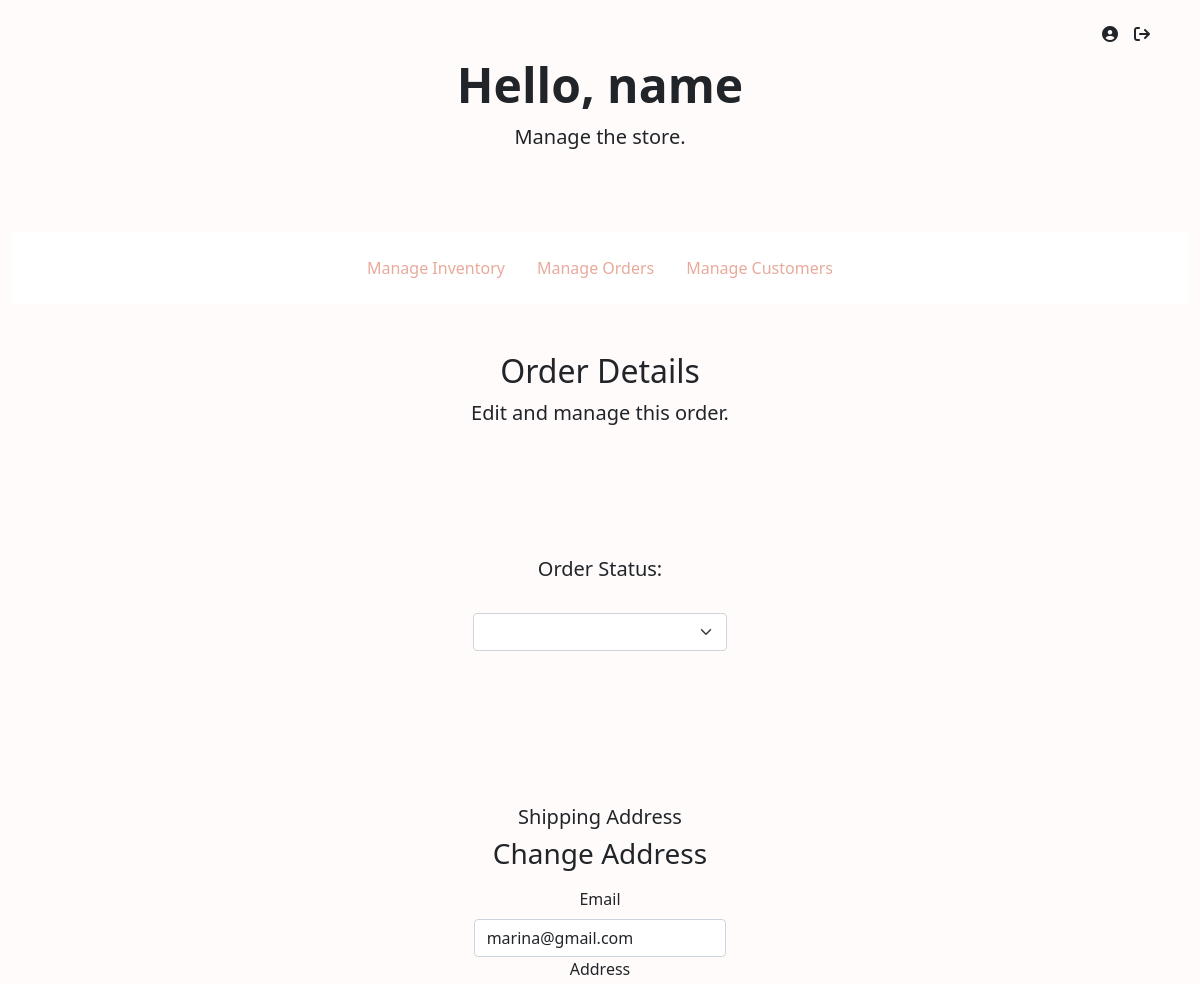
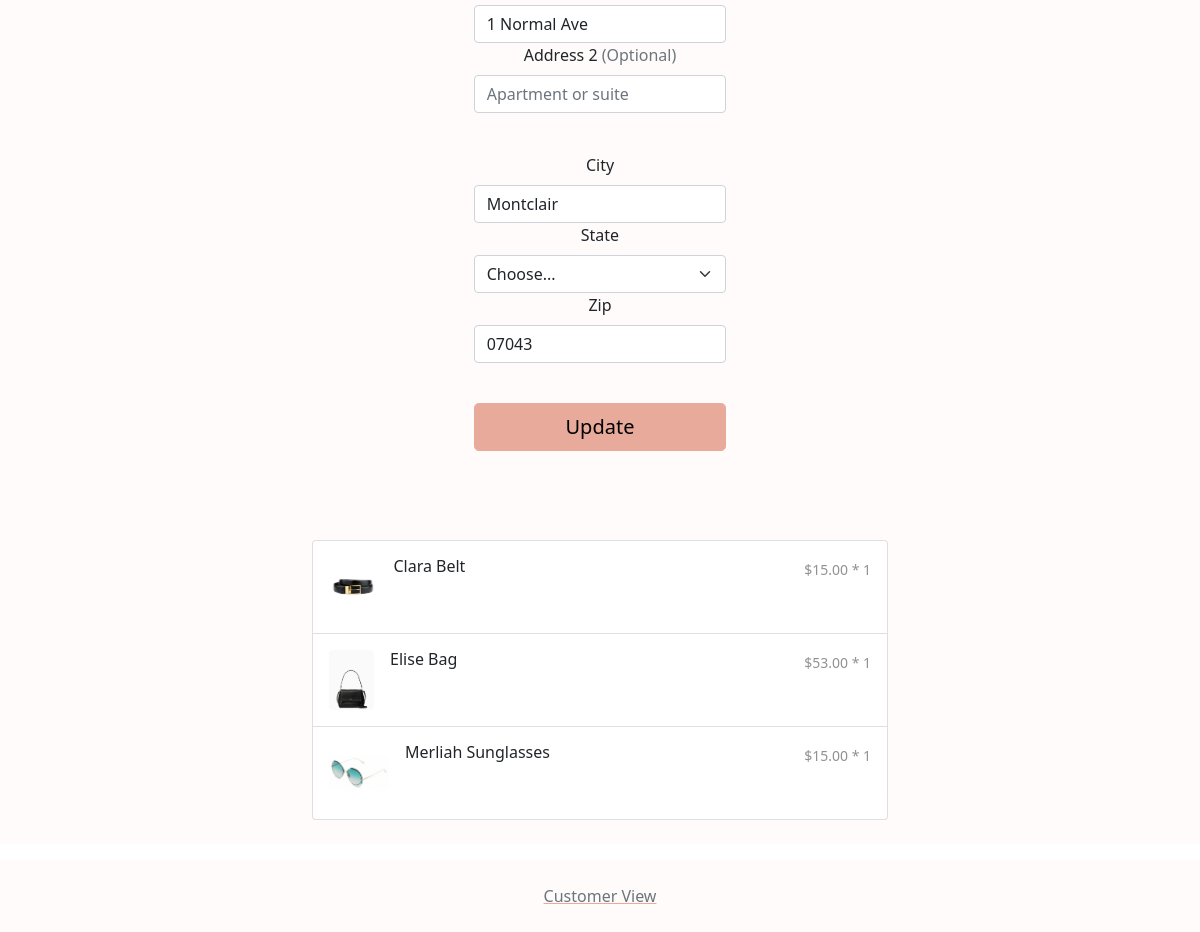
/admin/?action=order-details&orderid=0000000055 (signed in), run on the app's committed database (2 pictures, top to bottom).
### tables this page shows
CREATE TABLE `orders` (
  `orderID` int(10) UNSIGNED ZEROFILL NOT NULL,
  `customerID` int(10) UNSIGNED ZEROFILL DEFAULT NULL,
  `email` varchar(60) NOT NULL,
  `itemsPrice` decimal(7,2) UNSIGNED NOT NULL,
  `shipping` decimal(4,2) UNSIGNED NOT NULL,
  `tax` decimal(4,2) UNSIGNED NOT NULL,
  `status` varchar(15) NOT NULL,
  `timePlaced` timestamp NOT NULL DEFAULT current_timestamp(),
  `shipFirstName` varchar(30) NOT NULL,
  `shipLastName` varchar(30) NOT NULL,
  `shipStreet` varchar(30) NOT NULL,
  `shipStreet2` varchar(30) DEFAULT NULL,
  `shipCity` varchar(30) NOT NULL,
  `shipState` char(2) NOT NULL,
  `shipZip` int(5) UNSIGNED ZEROFILL NOT NULL
);

CREATE TABLE `order_items` (
  `orderID` int(10) UNSIGNED ZEROFILL NOT NULL,
  `itemID` int(10) UNSIGNED ZEROFILL NOT NULL,
  `quantity` int(3) UNSIGNED NOT NULL,
  `price` decimal(5,2) UNSIGNED NOT NULL
);

CREATE TABLE `item` (
  `itemID` int(10) UNSIGNED ZEROFILL NOT NULL,
  `name` varchar(30) NOT NULL,
  `price` decimal(5,2) UNSIGNED NOT NULL,
  `quantity` int(3) UNSIGNED NOT NULL,
  `category` varchar(15) NOT NULL,
  `color` varchar(15) NOT NULL,
  `material` varchar(15) NOT NULL,
  `description` text DEFAULT NULL,
  `tags` text DEFAULT NULL
);

### function/customer-db.php (called while the page is built, shortened)
<?php
function getOrderDetails($orderID)
{
    global $db;
    $query = 'SELECT * FROM `orders` WHERE `orderID` = :orderID';
    $statement = $db->prepare($query);
    $statement->bindValue(':orderID', $orderID);
    $statement->execute();
    $orderInfo = $statement->fetch();
    return $orderInfo;
}
function getOrderItems($orderID)
{
    global $db;
    $query = 'SELECT `order_items`.*, `item`.`name` FROM `order_items` INNER JOIN `item` ON `order_items`.`itemID` = `item`.`itemID`  WHERE `orderID` = :orderID';
    $statement = $db->prepare($query);
    $statement->bindValue(':orderID', $orderID);
    $statement->execute();
    $items = $statement->fetchAll();
    return $items;
}

### function/store-db.php (called while the page is built, shortened)
<?php
function getItemImage($itemID)
{
    $path = "media/purse.jpg";
    $exts = array('bmp', 'png', 'jpg', 'jpeg');
    foreach ($exts as $ext) {
        if (file_exists("../media/" . $itemID . "." . $ext)) {
            $path = "../media/" . $itemID . "." . $ext;
        }
    }
    return $path;
}

### admin/page/order-details.php (the view, shortened to what this page needs)
<?php
include 'admin-view/header.php';
include 'admin-view/navigation.php';
?>
<div class="py-5 text-center">
    <h2>Order Details</h2>
    <p class="lead">Edit and manage this order.</p>
</div>
<div class="container-fluid">
    <div class="py-5 text-center w-25 mx-auto">
        <div class="card bg-light sticky-top mb-4 border-light" style="top: 72px">
            <div class="card-body">
                <h5 class="card-title">Order Status: </h5>
                <select class="form-select" id="status" required>
                    <option value="<?php echo $order['status'] ?>"></option>
                    <option>Ordered</option>
                </select>
            </div>
        </div>
    </div>
    <div class="py-5 text-center w-75 mx-auto">
        <div class="card bg-light sticky-top mb-4 border-light" style="top: 72px">
            <div class="card-body">
                <h5 class="card-title">Shipping Address</h5>
                <div class="container text-center">
                    <div class="row">
                        <div class="col-sm-4"></div>
                        <div class="col-sm-4">
                            <form action="." method="post">
                                <h5 class="h3 mb-3 fw-normal">Change Address</h5>
                                <div class="col-12">
                                    <label for="email" class="form-label">Email </label>
                                    <input type="email" class="form-control" id="email" placeholder="you@example.com" value="<?php echo $order['email'] ?>">
                                </div>
                                <div class="col-12">
                                    <label for="shipStreet" class="form-label">Address</label>
                                    <input type="text" class="form-control" id="shipStreet" placeholder="1234 Main St" value="<?php echo $order['shipStreet'] ?>" required>
                                </div>
                                <div class="col-12">
                                    <label for="shipStreet2" class="form-label">Address 2 <span class="text-muted">(Optional)</span></label>
                                    <input type="text" class="form-control" id="shipStreet2" placeholder="Apartment or suite" value="<?php echo $order['shipStreet2'] ?>" required>
                                </div>
                                <p><br></p>
                                <div class="col-12">
                                    <label for="shipCity" class="form-label">City</label>
                                    <input type="text" class="form-control" id="shipCity" placeholder="1234 Main St" value="<?php echo $order['shipCity'] ?>" required>
                                </div>
                                <div class="col-12">
                                    <label for="state" class="form-label">State</label>
                                    <select class="form-select" id="state" required>
                                        <option value="<?php echo $order['shipState'] ?>">Choose...</option>
                                    </select>
                                </div>
                                <div class="col-12">
                                    <label for="shipZip" class="form-label">Zip</label>
                                    <input type="text" class="form-control" id="shipZip" placeholder="" value="<?php echo $order['shipZip'] ?>" required>
                                </div>
                                <p><br></p>
                                <button class="w-100 btn btn-primary btn-lg" type="submit" name="updateOrder">Update</button>
                            </form>
                        </div>
                    </div>
                </div>
            </div>
        </div>
    </div>
    <div class="list-group w-50 mx-auto">
        <?php
        foreach ($items as $item) { ?>
            <a href=".?action=product&itemid=<?php echo $item['itemID'] ?>#view" class="list-group-item list-group-item-action d-flex gap-3 py-3" aria-current="true">
                <img src="<?php echo getItemImage($item['itemID']) ?>" alt="twbs" height="60px" class="rounded flex-shrink-0">
                <div class="d-flex gap-2 w-100 justify-content-between">
                    <div>
                        <h6 class="my-0"><?php echo $item['name'] ?></h6>
                    </div>
                    <div>
                        <small class="opacity-50 my-0">$<?php echo $item['price'] . ' * ' . $item['quantity'] ?></small>
                    </div>
                </div>
            </a>
        <?php } ?>
    </div>
    <p><br></p>
</div>
<?php include('admin-view/footer.php') ?>

### data on the page
orders: email "marina@gmail.com", shipStreet "1 Normal Ave", shipCity "Montclair", shipZip "07043"
order_items: shows a picture, itemID.name "Clara Belt", price "15.00", quantity "1"
order_items: shows a picture, itemID.name "Elise Bag", price "53.00", quantity "1"
order_items: shows a picture, itemID.name "Merliah Sunglasses", price "15.00", quantity "1"
